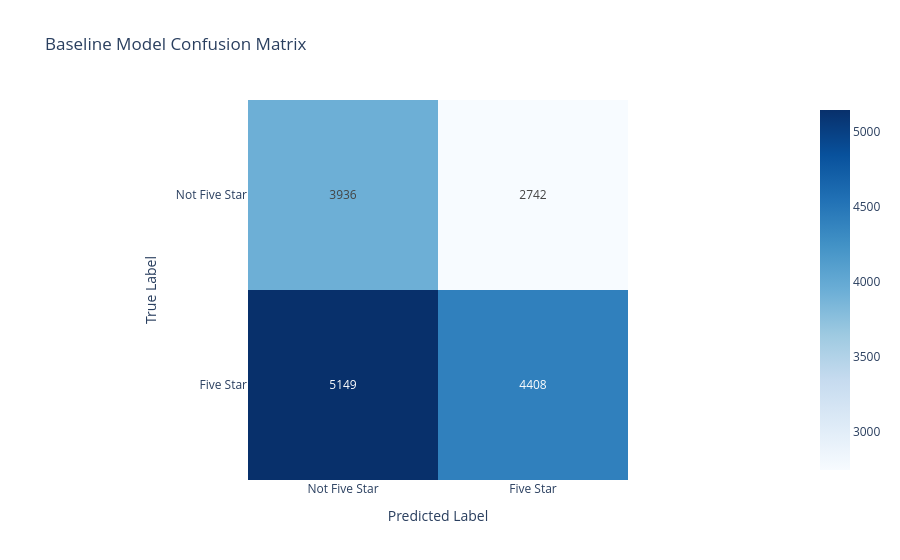

The code cell stored with this chart in its notebook:
### Code cell
# Create confusion matrix
cm = confusion_matrix(y_test, y_test_pred)

# Change Labels
labels = ["Not Five Star", "Five Star"]

# Make graph
fig = px.imshow(
    cm,
    text_auto=True,
    x=labels,
    y=labels,
    color_continuous_scale="Blues",
    title="Baseline Model Confusion Matrix"
)

fig.update_layout(
    xaxis_title="Predicted Label",
    yaxis_title="True Label"
)

fig.show()

# Export
fig.write_html('assets/baseline-confusion.html',include_plotlyjs='cdn')

### Figure 1 — Plotly figure (JSON) as saved in the notebook; plotly's stock layout.template omitted (floating-point values rounded to 4 significant figures)
{"data": [{"coloraxis": "coloraxis", "hovertemplate": "x: %{x}<br>y: %{y}<br>color: %{z}<extra></extra>", "name": "0", "texttemplate": "%{z}", "type": "heatmap", "x": ["Not Five Star", "Five Star"], "xaxis": "x", "y": ["Not Five Star", "Five Star"], "yaxis": "y", "z": [[3936, 2742], [5149, 4408]]}], "layout": {"coloraxis": {"colorscale": [[0, "rgb(247,251,255)"], [0.125, "rgb(222,235,247)"], [0.25, "rgb(198,219,239)"], [0.375, "rgb(158,202,225)"], [0.5, "rgb(107,174,214)"], [0.625, "rgb(66,146,198)"], [0.75, "rgb(33,113,181)"], [0.875, "rgb(8,81,156)"], [1, "rgb(8,48,107)"]]}, "title": {"text": "Baseline Model Confusion Matrix"}, "xaxis": {"anchor": "y", "constrain": "domain", "domain": [0, 1], "scaleanchor": "y", "title": {"text": "Predicted Label"}}, "yaxis": {"anchor": "x", "autorange": "reversed", "constrain": "domain", "domain": [0, 1], "title": {"text": "True Label"}}}}
